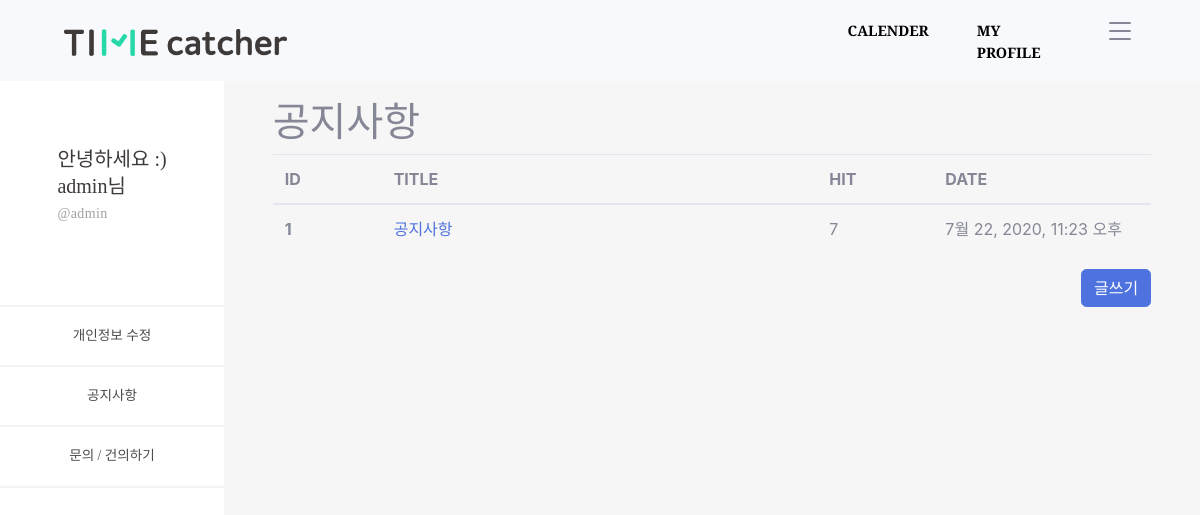
Before: /timeApp/notices/ (signed in) with the older database file.
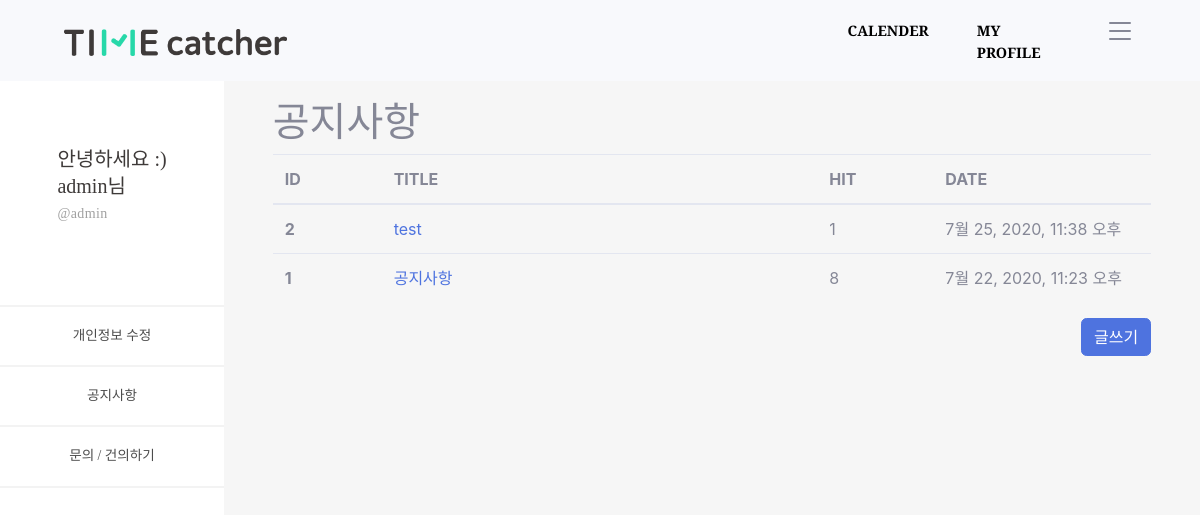
After: the same page with the newer database file.
### timeApp/models.py (models this page shows, shortened)
class Notices(models.Model):
    objects = models.Manager()
    n_title = models.CharField(max_length=100)
    n_body = models.TextField()
    n_hit = models.PositiveIntegerField(default=0)
    n_input_date = models.DateTimeField('date published', default=timezone.now)

### timeApp/views.py (the view)
# urls.py: path('notices/', views.notices, name='notices'),
def notices(request):
    notices = Notices.objects.all().order_by('-id')
    conn_user = request.user
    conn_profile = Profile.objects.get(user=conn_user)
    context = {
        'id' : conn_user.username,
        'nick' : conn_profile.nick,
        'notices' : notices,
    }
    return render(request, 'notices.html', context=context)

### timeApp/templates/notices.html
{% extends 'base_side.html' %}
{% load static %}
{% block content_side %}
<div id="content-wrapper" style="background-color: #f6f6f6;" class="d-flex justify-content-center">
  <div class="cantrion" style="margin-top: 10%; width: 90%;">
    <h1>공지사항</h1>
    <table class="table">
      <thead>
        <colgroup>
          <col style="width: 5%;">
          <col style="width: 20%;">
          <col style="width: 5%;">
          <col style="width: 10%;">
        </colgroup>
        <tr>
          <th scope="col">ID</th>
          <th scope="col">TITLE</th>
          <th scope="col">HIT</th>
          <th scope="col">DATE</th>
        </tr>
      </thead>
      <tbody>
        {% for notice in notices.all %}
        <tr>
          <th scope="row">{{ notice.id }}</th>
          <td><a href="{% url 'notices_detail' notice.id %}">{{ notice.n_title }}</a></td>
          <td>{{ notice.n_hit }}</td>
          <td>{{ notice.n_input_date }}</td>
        </tr>
        {% endfor %}
      </tbody>
    </table>
    <div class="d-flex justify-content-end">
      <a href="{% url 'notices_create' %}" class="btn btn-primary">글쓰기</a>
    </div>
  </div>
</div>
{% endblock %}

Changed rows visible on the page:
added Notices: id "2", n_title "test", n_hit "1", n_input_date "7월 25, 2020, 11:38 오후"
changed Notices "공지사항": n_hit "7" → "8"
